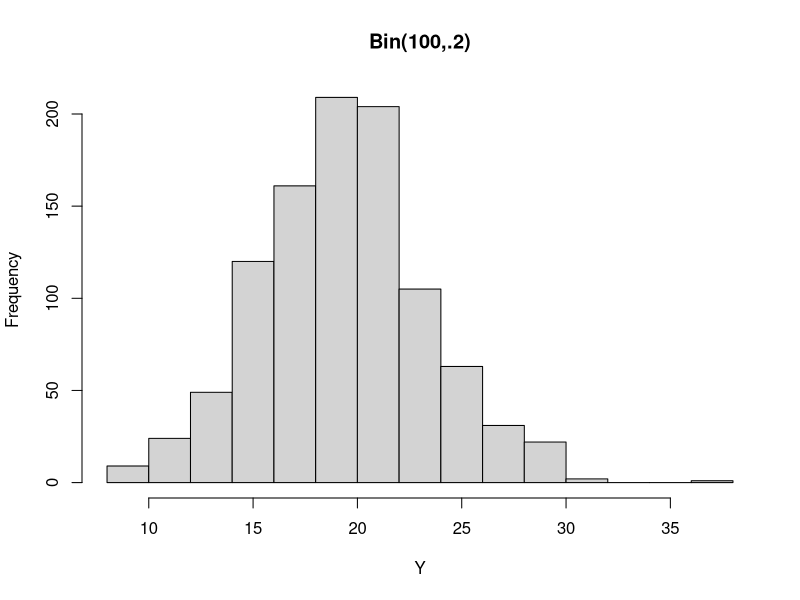
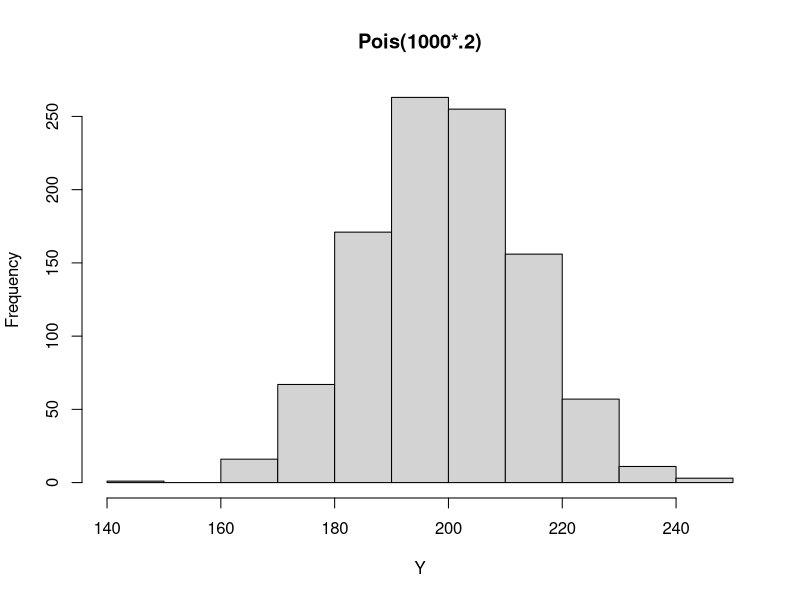
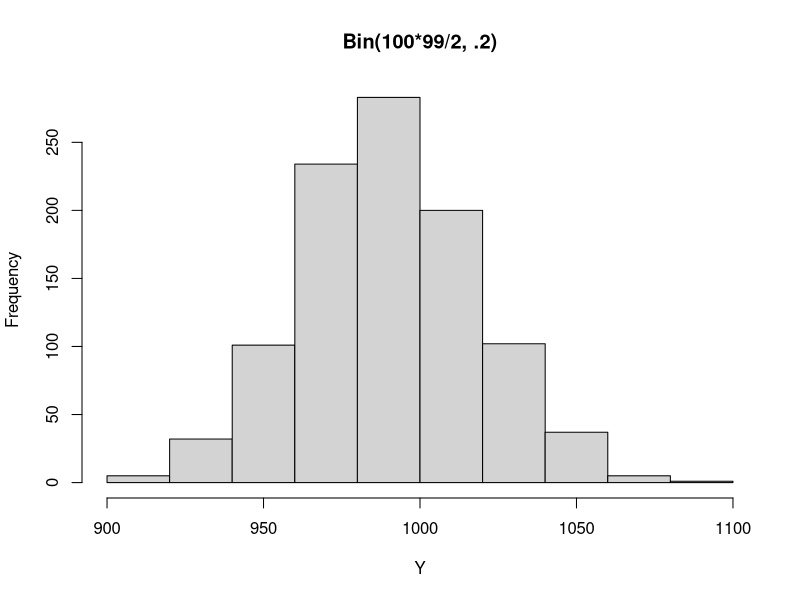
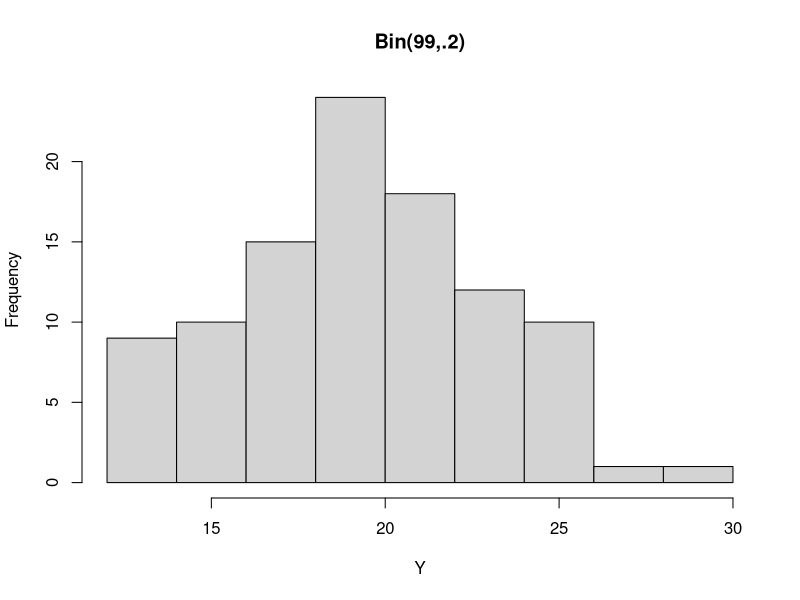
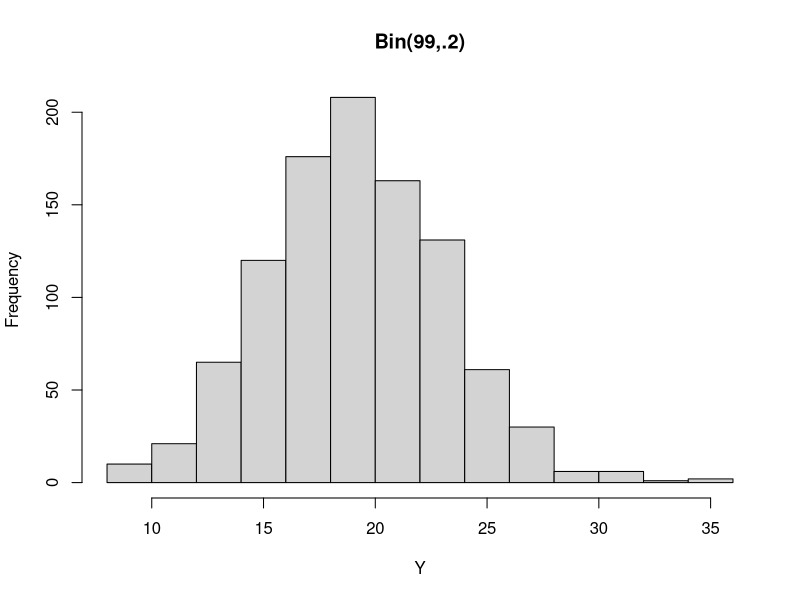

Recreate these plots in R, in order.
## ---- chunk 1
hist(rbinom(1000, 100, .2), xlab="Y", main="Bin(100,.2)")
## ---- chunk 2
hist(rpois(1000, 1000*.2), xlab="Y",main="Pois(1000*.2)")
## ---- chunk 3
hist(rbinom(1000, 100*99/2, .2), main="Bin(100*99/2, .2)", xlab="Y")
## ---- chunk 4
hist(rbinom(100, 99, .2), main="Bin(99,.2)", xlab="Y")
## ---- chunk 5
hist(rbinom(1000, 99, .2), main="Bin(99,.2)", xlab="Y")
